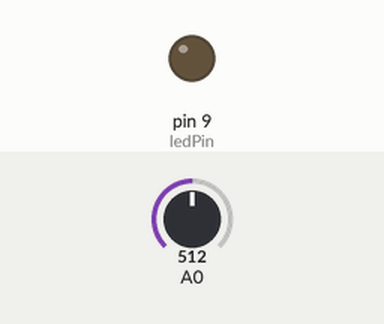
Bench run of a sketch on a simulated Arduino Uno, built with avr-gcc and run on an emulated ATmega328P. On the bench: output pins drawn as LEDs (lit = HIGH). Inputs (shaded band) come from the test bench; at power-on: A0 = 512. What the sketch prints to the serial monitor is not drawn.

Above: at 1.2 s.
1.3 s: A0 set to 122
2.8 s: A0 set to 306
5.8 s: A0 set to 79
8.8 s: A0 set to 67
At 9.13 s:
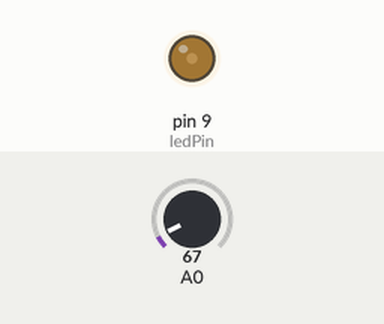
11.8 s: A0 set to 1023
14.8 s: A0 set to 0
At 15.8 s:
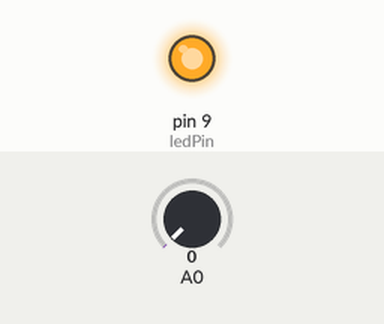
Timing chart, 0 to 17.3 s (numbered marks = the images above; inputs shaded):
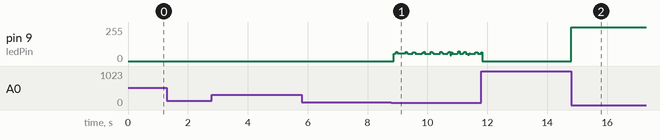

The sketch:

sensor.ino
```cpp
int ledPin= 9;
int brightness= 0;
int lastBlinkTime= 0;

void setup() {
 Serial.begin(9600);

 pinMode(ledPin, OUTPUT);
}

void loop() {
  int sensorVal= analogRead(A0);
  int brightness= map(sensorVal, 0, 1023, 0, 255);
  int waitBlinkTime= brightness;
  Serial.println(waitBlinkTime);
  if(millis()-lastBlinkTime> waitBlinkTime){
    digitalWrite(ledPin, HIGH);
    lastBlinkTime= millis();
  }else{
      digitalWrite(ledPin, LOW);
    }
}
```

Measured:
- the behaviour switches between 73 and 72 on A0 (found by bisection; images 0 and 1)
- after the input at 14.8 s, pin 9 (ledPin): 0/255 → 255/255 at once
